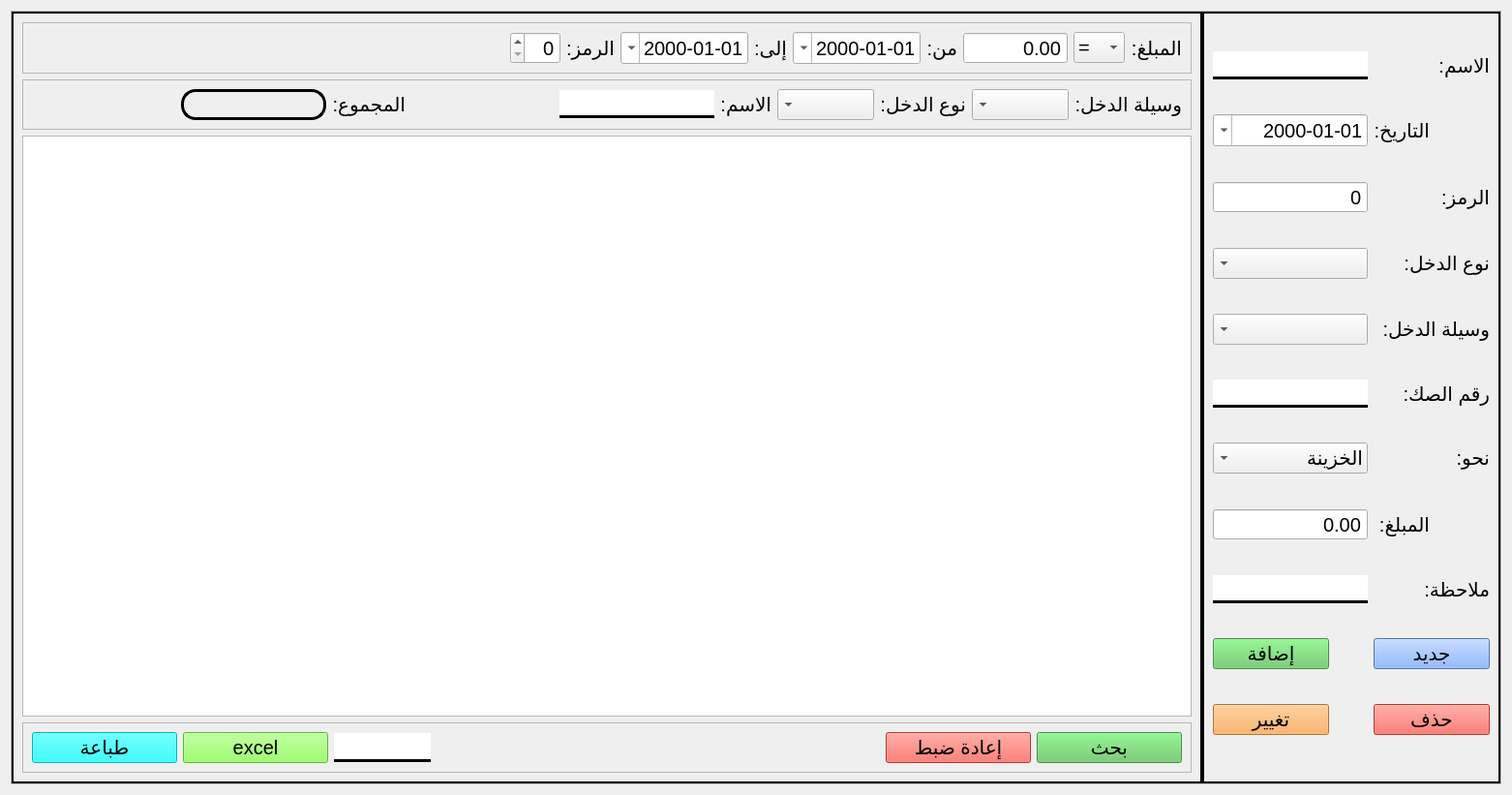
<?xml version="1.0" encoding="UTF-8"?>
<ui version="4.0">
 <class>enterymoney</class>
 <widget class="QWidget" name="enterymoney">
  <property name="geometry">
   <rect>
    <x>0</x>
    <y>0</y>
    <width>1562</width>
    <height>821</height>
   </rect>
  </property>
  <property name="windowTitle">
   <string>Form</string>
  </property>
  <layout class="QVBoxLayout" name="verticalLayout">
   <item>
    <widget class="QStackedWidget" name="stackedWidget">
     <property name="sizePolicy">
      <sizepolicy hsizetype="Preferred" vsizetype="Expanding">
       <horstretch>0</horstretch>
       <verstretch>0</verstretch>
      </sizepolicy>
     </property>
     <property name="minimumSize">
      <size>
       <width>0</width>
       <height>100</height>
      </size>
     </property>
     <property name="font">
      <font>
       <pointsize>25</pointsize>
      </font>
     </property>
     <property name="frameShape">
      <enum>QFrame::Shape::StyledPanel</enum>
     </property>
     <property name="frameShadow">
      <enum>QFrame::Shadow::Raised</enum>
     </property>
     <property name="currentIndex">
      <number>0</number>
     </property>
     <widget class="QWidget" name="stackedWidgetPage1">
      <layout class="QHBoxLayout" name="horizontalLayout">
       <property name="spacing">
        <number>0</number>
       </property>
       <property name="leftMargin">
        <number>0</number>
       </property>
       <property name="topMargin">
        <number>0</number>
       </property>
       <property name="rightMargin">
        <number>0</number>
       </property>
       <property name="bottomMargin">
        <number>0</number>
       </property>
       <item>
        <widget class="QFrame" name="frame_3">
         <property name="sizePolicy">
          <sizepolicy hsizetype="Expanding" vsizetype="Expanding">
           <horstretch>0</horstretch>
           <verstretch>0</verstretch>
          </sizepolicy>
         </property>
         <property name="frameShape">
          <enum>QFrame::Shape::Box</enum>
         </property>
         <property name="frameShadow">
          <enum>QFrame::Shadow::Plain</enum>
         </property>
         <property name="lineWidth">
          <number>2</number>
         </property>
         <layout class="QVBoxLayout" name="verticalLayout_2">
          <item>
           <widget class="QFrame" name="frame_5">
            <property name="frameShape">
             <enum>QFrame::Shape::StyledPanel</enum>
            </property>
            <property name="frameShadow">
             <enum>QFrame::Shadow::Raised</enum>
            </property>
            <layout class="QHBoxLayout" name="horizontalLayout_4">
             <item>
              <spacer name="horizontalSpacer_4">
               <property name="orientation">
                <enum>Qt::Orientation::Horizontal</enum>
               </property>
               <property name="sizeHint" stdset="0">
                <size>
                 <width>40</width>
                 <height>20</height>
                </size>
               </property>
              </spacer>
             </item>
             <item>
              <widget class="QSpinBox" name="code">
               <property name="font">
                <font>
                 <pointsize>15</pointsize>
                </font>
               </property>
               <property name="layoutDirection">
                <enum>Qt::LayoutDirection::RightToLeft</enum>
               </property>
               <property name="alignment">
                <set>Qt::AlignmentFlag::AlignRight|Qt::AlignmentFlag::AlignTrailing|Qt::AlignmentFlag::AlignVCenter</set>
               </property>
              </widget>
             </item>
             <item>
              <widget class="QLabel" name="label_12">
               <property name="font">
                <font>
                 <pointsize>15</pointsize>
                </font>
               </property>
               <property name="text">
                <string>الرمز:</string>
               </property>
              </widget>
             </item>
             <item>
              <widget class="QDateEdit" name="to">
               <property name="font">
                <font>
                 <pointsize>15</pointsize>
                </font>
               </property>
               <property name="layoutDirection">
                <enum>Qt::LayoutDirection::RightToLeft</enum>
               </property>
               <property name="alignment">
                <set>Qt::AlignmentFlag::AlignRight|Qt::AlignmentFlag::AlignTrailing|Qt::AlignmentFlag::AlignVCenter</set>
               </property>
               <property name="displayFormat">
                <string>dd-MM-yyyy</string>
               </property>
               <property name="calendarPopup">
                <bool>true</bool>
               </property>
              </widget>
             </item>
             <item>
              <widget class="QLabel" name="label_8">
               <property name="font">
                <font>
                 <pointsize>15</pointsize>
                </font>
               </property>
               <property name="text">
                <string>إلى:</string>
               </property>
              </widget>
             </item>
             <item>
              <widget class="QDateEdit" name="du">
               <property name="font">
                <font>
                 <pointsize>15</pointsize>
                </font>
               </property>
               <property name="layoutDirection">
                <enum>Qt::LayoutDirection::RightToLeft</enum>
               </property>
               <property name="alignment">
                <set>Qt::AlignmentFlag::AlignRight|Qt::AlignmentFlag::AlignTrailing|Qt::AlignmentFlag::AlignVCenter</set>
               </property>
               <property name="displayFormat">
                <string>dd-MM-yyyy</string>
               </property>
               <property name="calendarPopup">
                <bool>true</bool>
               </property>
              </widget>
             </item>
             <item>
              <widget class="QLabel" name="label_9">
               <property name="font">
                <font>
                 <pointsize>15</pointsize>
                </font>
               </property>
               <property name="text">
                <string>من:</string>
               </property>
              </widget>
             </item>
             <item>
              <widget class="QDoubleSpinBox" name="price_search">
               <property name="maximumSize">
                <size>
                 <width>160</width>
                 <height>16777215</height>
                </size>
               </property>
               <property name="font">
                <font>
                 <pointsize>15</pointsize>
                </font>
               </property>
               <property name="layoutDirection">
                <enum>Qt::LayoutDirection::RightToLeft</enum>
               </property>
               <property name="alignment">
                <set>Qt::AlignmentFlag::AlignRight|Qt::AlignmentFlag::AlignTrailing|Qt::AlignmentFlag::AlignVCenter</set>
               </property>
               <property name="buttonSymbols">
                <enum>QAbstractSpinBox::ButtonSymbols::NoButtons</enum>
               </property>
               <property name="maximum">
                <double>111111111111111108609788692728926699520.000000000000000</double>
               </property>
              </widget>
             </item>
             <item>
              <widget class="QComboBox" name="operatore">
               <property name="font">
                <font>
                 <pointsize>15</pointsize>
                </font>
               </property>
               <property name="layoutDirection">
                <enum>Qt::LayoutDirection::LeftToRight</enum>
               </property>
               <item>
                <property name="text">
                 <string>=</string>
                </property>
               </item>
               <item>
                <property name="text">
                 <string>&lt;</string>
                </property>
               </item>
               <item>
                <property name="text">
                 <string>&gt;</string>
                </property>
               </item>
               <item>
                <property name="text">
                 <string>&gt;=</string>
                </property>
               </item>
               <item>
                <property name="text">
                 <string>&lt;=</string>
                </property>
               </item>
              </widget>
             </item>
             <item>
              <widget class="QLabel" name="label_7">
               <property name="font">
                <font>
                 <pointsize>15</pointsize>
                </font>
               </property>
               <property name="text">
                <string>المبلغ:</string>
               </property>
              </widget>
             </item>
            </layout>
           </widget>
          </item>
          <item>
           <widget class="QFrame" name="frame_6">
            <property name="frameShape">
             <enum>QFrame::Shape::StyledPanel</enum>
            </property>
            <property name="frameShadow">
             <enum>QFrame::Shadow::Raised</enum>
            </property>
            <layout class="QHBoxLayout" name="horizontalLayout_2">
             <item>
              <spacer name="horizontalSpacer_6">
               <property name="orientation">
                <enum>Qt::Orientation::Horizontal</enum>
               </property>
               <property name="sizeHint" stdset="0">
                <size>
                 <width>40</width>
                 <height>20</height>
                </size>
               </property>
              </spacer>
             </item>
             <item>
              <widget class="QLabel" name="total">
               <property name="minimumSize">
                <size>
                 <width>150</width>
                 <height>0</height>
                </size>
               </property>
               <property name="maximumSize">
                <size>
                 <width>16777215</width>
                 <height>50</height>
                </size>
               </property>
               <property name="font">
                <font>
                 <pointsize>15</pointsize>
                </font>
               </property>
               <property name="styleSheet">
                <string notr="true">border: 3px solid black; 
border-radius: 15px</string>
               </property>
               <property name="text">
                <string/>
               </property>
               <property name="alignment">
                <set>Qt::AlignmentFlag::AlignCenter</set>
               </property>
              </widget>
             </item>
             <item>
              <widget class="QLabel" name="label_17">
               <property name="font">
                <font>
                 <pointsize>15</pointsize>
                </font>
               </property>
               <property name="text">
                <string>المجموع:</string>
               </property>
              </widget>
             </item>
             <item>
              <spacer name="horizontalSpacer_10">
               <property name="orientation">
                <enum>Qt::Orientation::Horizontal</enum>
               </property>
               <property name="sizeHint" stdset="0">
                <size>
                 <width>52</width>
                 <height>20</height>
                </size>
               </property>
              </spacer>
             </item>
             <item>
              <widget class="QLineEdit" name="name_search">
               <property name="maximumSize">
                <size>
                 <width>160</width>
                 <height>16777215</height>
                </size>
               </property>
               <property name="font">
                <font>
                 <pointsize>15</pointsize>
                </font>
               </property>
               <property name="styleSheet">
                <string notr="true">border: 3px solid black;
border-left: none;
border-right: none;
border-top: none 
</string>
               </property>
              </widget>
             </item>
             <item>
              <widget class="QLabel" name="label_18">
               <property name="font">
                <font>
                 <pointsize>15</pointsize>
                </font>
               </property>
               <property name="text">
                <string>الاسم:</string>
               </property>
              </widget>
             </item>
             <item>
              <widget class="QComboBox" name="type_search">
               <property name="font">
                <font>
                 <pointsize>15</pointsize>
                </font>
               </property>
               <property name="layoutDirection">
                <enum>Qt::LayoutDirection::RightToLeft</enum>
               </property>
              </widget>
             </item>
             <item>
              <widget class="QLabel" name="label_10">
               <property name="font">
                <font>
                 <pointsize>15</pointsize>
                </font>
               </property>
               <property name="text">
                <string>نوع الدخل:</string>
               </property>
              </widget>
             </item>
             <item>
              <widget class="QComboBox" name="way_search">
               <property name="font">
                <font>
                 <pointsize>15</pointsize>
                </font>
               </property>
               <property name="layoutDirection">
                <enum>Qt::LayoutDirection::RightToLeft</enum>
               </property>
              </widget>
             </item>
             <item>
              <widget class="QLabel" name="label_11">
               <property name="font">
                <font>
                 <pointsize>15</pointsize>
                </font>
               </property>
               <property name="text">
                <string>وسيلة الدخل:</string>
               </property>
              </widget>
             </item>
            </layout>
           </widget>
          </item>
          <item>
           <widget class="QTableView" name="tbl">
            <property name="font">
             <font>
              <pointsize>15</pointsize>
             </font>
            </property>
            <property name="layoutDirection">
             <enum>Qt::LayoutDirection::RightToLeft</enum>
            </property>
            <property name="editTriggers">
             <set>QAbstractItemView::EditTrigger::NoEditTriggers</set>
            </property>
            <property name="alternatingRowColors">
             <bool>true</bool>
            </property>
            <property name="selectionMode">
             <enum>QAbstractItemView::SelectionMode::SingleSelection</enum>
            </property>
            <property name="selectionBehavior">
             <enum>QAbstractItemView::SelectionBehavior::SelectRows</enum>
            </property>
            <property name="verticalScrollMode">
             <enum>QAbstractItemView::ScrollMode::ScrollPerPixel</enum>
            </property>
            <property name="horizontalScrollMode">
             <enum>QAbstractItemView::ScrollMode::ScrollPerPixel</enum>
            </property>
            <property name="showGrid">
             <bool>false</bool>
            </property>
            <attribute name="horizontalHeaderMinimumSectionSize">
             <number>150</number>
            </attribute>
            <attribute name="horizontalHeaderDefaultSectionSize">
             <number>150</number>
            </attribute>
            <attribute name="verticalHeaderCascadingSectionResizes">
             <bool>true</bool>
            </attribute>
            <attribute name="verticalHeaderDefaultSectionSize">
             <number>35</number>
            </attribute>
           </widget>
          </item>
          <item>
           <widget class="QFrame" name="frame_7">
            <property name="frameShape">
             <enum>QFrame::Shape::StyledPanel</enum>
            </property>
            <property name="frameShadow">
             <enum>QFrame::Shadow::Raised</enum>
            </property>
            <layout class="QHBoxLayout" name="horizontalLayout_3">
             <item>
              <widget class="QPushButton" name="printing_btn">
               <property name="minimumSize">
                <size>
                 <width>150</width>
                 <height>30</height>
                </size>
               </property>
               <property name="font">
                <font>
                 <pointsize>15</pointsize>
                </font>
               </property>
               <property name="styleSheet">
                <string notr="true">background-color: rgb(0, 255, 255);</string>
               </property>
               <property name="text">
                <string>طباعة</string>
               </property>
               <property name="shortcut">
                <string>Ctrl+P</string>
               </property>
              </widget>
             </item>
             <item>
              <widget class="QPushButton" name="export_btn">
               <property name="minimumSize">
                <size>
                 <width>150</width>
                 <height>30</height>
                </size>
               </property>
               <property name="font">
                <font>
                 <pointsize>15</pointsize>
                </font>
               </property>
               <property name="styleSheet">
                <string notr="true">background-color: rgb(127, 255, 67);</string>
               </property>
               <property name="text">
                <string>excel</string>
               </property>
               <property name="shortcut">
                <string>Ctrl+E</string>
               </property>
              </widget>
             </item>
             <item>
              <widget class="QLineEdit" name="bill_code">
               <property name="minimumSize">
                <size>
                 <width>100</width>
                 <height>30</height>
                </size>
               </property>
               <property name="maximumSize">
                <size>
                 <width>100</width>
                 <height>16777215</height>
                </size>
               </property>
               <property name="font">
                <font>
                 <pointsize>15</pointsize>
                </font>
               </property>
               <property name="styleSheet">
                <string notr="true">border: 3px solid black;
border-left: none;
border-right: none;
border-top: none 
</string>
               </property>
              </widget>
             </item>
             <item>
              <spacer name="horizontalSpacer_3">
               <property name="orientation">
                <enum>Qt::Orientation::Horizontal</enum>
               </property>
               <property name="sizeHint" stdset="0">
                <size>
                 <width>40</width>
                 <height>20</height>
                </size>
               </property>
              </spacer>
             </item>
             <item>
              <widget class="QPushButton" name="reset_btn">
               <property name="minimumSize">
                <size>
                 <width>150</width>
                 <height>30</height>
                </size>
               </property>
               <property name="font">
                <font>
                 <pointsize>15</pointsize>
                </font>
               </property>
               <property name="styleSheet">
                <string notr="true">background-color: rgb(252, 73, 60);</string>
               </property>
               <property name="text">
                <string>إعادة ضبط</string>
               </property>
               <property name="shortcut">
                <string>Esc</string>
               </property>
              </widget>
             </item>
             <item>
              <widget class="QPushButton" name="search_btn">
               <property name="minimumSize">
                <size>
                 <width>150</width>
                 <height>30</height>
                </size>
               </property>
               <property name="font">
                <font>
                 <pointsize>15</pointsize>
                </font>
               </property>
               <property name="styleSheet">
                <string notr="true">background-color: rgb(94, 197, 93);</string>
               </property>
               <property name="text">
                <string>بحث</string>
               </property>
               <property name="shortcut">
                <string>Return</string>
               </property>
              </widget>
             </item>
            </layout>
           </widget>
          </item>
         </layout>
        </widget>
       </item>
       <item>
        <widget class="QFrame" name="frame_4">
         <property name="sizePolicy">
          <sizepolicy hsizetype="Fixed" vsizetype="Preferred">
           <horstretch>0</horstretch>
           <verstretch>0</verstretch>
          </sizepolicy>
         </property>
         <property name="maximumSize">
          <size>
           <width>520</width>
           <height>16777215</height>
          </size>
         </property>
         <property name="frameShape">
          <enum>QFrame::Shape::Box</enum>
         </property>
         <property name="frameShadow">
          <enum>QFrame::Shadow::Plain</enum>
         </property>
         <property name="lineWidth">
          <number>2</number>
         </property>
         <layout class="QGridLayout" name="gridLayout">
          <item row="0" column="0">
           <widget class="QLineEdit" name="name">
            <property name="maximumSize">
             <size>
              <width>160</width>
              <height>16777215</height>
             </size>
            </property>
            <property name="font">
             <font>
              <pointsize>15</pointsize>
             </font>
            </property>
            <property name="styleSheet">
             <string notr="true">border: 3px solid black;
border-left: none;
border-right: none;
border-top: none 
</string>
            </property>
           </widget>
          </item>
          <item row="0" column="2">
           <widget class="QLabel" name="label_16">
            <property name="font">
             <font>
              <pointsize>15</pointsize>
             </font>
            </property>
            <property name="text">
             <string>الاسم:</string>
            </property>
           </widget>
          </item>
          <item row="1" column="0">
           <widget class="QDateEdit" name="date">
            <property name="maximumSize">
             <size>
              <width>160</width>
              <height>16777215</height>
             </size>
            </property>
            <property name="font">
             <font>
              <pointsize>15</pointsize>
             </font>
            </property>
            <property name="layoutDirection">
             <enum>Qt::LayoutDirection::RightToLeft</enum>
            </property>
            <property name="alignment">
             <set>Qt::AlignmentFlag::AlignRight|Qt::AlignmentFlag::AlignTrailing|Qt::AlignmentFlag::AlignVCenter</set>
            </property>
            <property name="displayFormat">
             <string>dd-MM-yyyy</string>
            </property>
            <property name="calendarPopup">
             <bool>true</bool>
            </property>
           </widget>
          </item>
          <item row="1" column="1">
           <widget class="QLabel" name="label_2">
            <property name="font">
             <font>
              <pointsize>15</pointsize>
             </font>
            </property>
            <property name="text">
             <string>التاريخ:</string>
            </property>
           </widget>
          </item>
          <item row="2" column="0">
           <widget class="QSpinBox" name="code_input">
            <property name="maximumSize">
             <size>
              <width>160</width>
              <height>16777215</height>
             </size>
            </property>
            <property name="font">
             <font>
              <pointsize>15</pointsize>
             </font>
            </property>
            <property name="layoutDirection">
             <enum>Qt::LayoutDirection::RightToLeft</enum>
            </property>
            <property name="alignment">
             <set>Qt::AlignmentFlag::AlignRight|Qt::AlignmentFlag::AlignTrailing|Qt::AlignmentFlag::AlignVCenter</set>
            </property>
            <property name="buttonSymbols">
             <enum>QAbstractSpinBox::ButtonSymbols::NoButtons</enum>
            </property>
           </widget>
          </item>
          <item row="2" column="2">
           <widget class="QLabel" name="label_19">
            <property name="font">
             <font>
              <pointsize>15</pointsize>
             </font>
            </property>
            <property name="text">
             <string>الرمز:</string>
            </property>
           </widget>
          </item>
          <item row="3" column="0">
           <widget class="QComboBox" name="type">
            <property name="maximumSize">
             <size>
              <width>160</width>
              <height>16777215</height>
             </size>
            </property>
            <property name="font">
             <font>
              <pointsize>15</pointsize>
             </font>
            </property>
            <property name="layoutDirection">
             <enum>Qt::LayoutDirection::RightToLeft</enum>
            </property>
            <property name="editable">
             <bool>false</bool>
            </property>
           </widget>
          </item>
          <item row="3" column="1" colspan="2">
           <widget class="QLabel" name="label_3">
            <property name="font">
             <font>
              <pointsize>15</pointsize>
             </font>
            </property>
            <property name="text">
             <string>نوع الدخل:</string>
            </property>
           </widget>
          </item>
          <item row="4" column="0">
           <widget class="QComboBox" name="way">
            <property name="maximumSize">
             <size>
              <width>160</width>
              <height>16777215</height>
             </size>
            </property>
            <property name="font">
             <font>
              <pointsize>15</pointsize>
             </font>
            </property>
            <property name="layoutDirection">
             <enum>Qt::LayoutDirection::RightToLeft</enum>
            </property>
           </widget>
          </item>
          <item row="4" column="1" colspan="2">
           <widget class="QLabel" name="label_4">
            <property name="font">
             <font>
              <pointsize>15</pointsize>
             </font>
            </property>
            <property name="text">
             <string>وسيلة الدخل:</string>
            </property>
           </widget>
          </item>
          <item row="5" column="0">
           <widget class="QLineEdit" name="nb_cheque">
            <property name="maximumSize">
             <size>
              <width>160</width>
              <height>16777215</height>
             </size>
            </property>
            <property name="font">
             <font>
              <pointsize>15</pointsize>
             </font>
            </property>
            <property name="styleSheet">
             <string notr="true">border: 3px solid black;
border-left: none;
border-right: none;
border-top: none 
</string>
            </property>
           </widget>
          </item>
          <item row="5" column="1" colspan="2">
           <widget class="QLabel" name="label_15">
            <property name="font">
             <font>
              <pointsize>15</pointsize>
             </font>
            </property>
            <property name="text">
             <string>رقم الصك:</string>
            </property>
           </widget>
          </item>
          <item row="6" column="0">
           <widget class="QComboBox" name="bank_caisse">
            <property name="maximumSize">
             <size>
              <width>160</width>
              <height>16777215</height>
             </size>
            </property>
            <property name="font">
             <font>
              <pointsize>15</pointsize>
             </font>
            </property>
            <property name="layoutDirection">
             <enum>Qt::LayoutDirection::RightToLeft</enum>
            </property>
            <item>
             <property name="text">
              <string>الخزينة</string>
             </property>
            </item>
            <item>
             <property name="text">
              <string>البنك</string>
             </property>
            </item>
           </widget>
          </item>
          <item row="6" column="2">
           <widget class="QLabel" name="label_13">
            <property name="font">
             <font>
              <pointsize>15</pointsize>
             </font>
            </property>
            <property name="text">
             <string>نحو:</string>
            </property>
           </widget>
          </item>
          <item row="7" column="0">
           <widget class="QDoubleSpinBox" name="price">
            <property name="maximumSize">
             <size>
              <width>160</width>
              <height>16777215</height>
             </size>
            </property>
            <property name="font">
             <font>
              <pointsize>15</pointsize>
             </font>
            </property>
            <property name="layoutDirection">
             <enum>Qt::LayoutDirection::RightToLeft</enum>
            </property>
            <property name="alignment">
             <set>Qt::AlignmentFlag::AlignRight|Qt::AlignmentFlag::AlignTrailing|Qt::AlignmentFlag::AlignVCenter</set>
            </property>
            <property name="buttonSymbols">
             <enum>QAbstractSpinBox::ButtonSymbols::NoButtons</enum>
            </property>
            <property name="maximum">
             <double>111111111111111108609788692728926699520.000000000000000</double>
            </property>
           </widget>
          </item>
          <item row="7" column="1">
           <widget class="QLabel" name="label_5">
            <property name="font">
             <font>
              <pointsize>15</pointsize>
             </font>
            </property>
            <property name="text">
             <string>المبلغ:</string>
            </property>
           </widget>
          </item>
          <item row="8" column="0">
           <widget class="QLineEdit" name="note">
            <property name="maximumSize">
             <size>
              <width>160</width>
              <height>16777215</height>
             </size>
            </property>
            <property name="font">
             <font>
              <pointsize>15</pointsize>
             </font>
            </property>
            <property name="styleSheet">
             <string notr="true">border: 3px solid black;
border-left: none;
border-right: none;
border-top: none 
</string>
            </property>
           </widget>
          </item>
          <item row="8" column="1" colspan="2">
           <widget class="QLabel" name="label_6">
            <property name="font">
             <font>
              <pointsize>15</pointsize>
             </font>
            </property>
            <property name="text">
             <string>ملاحظة:</string>
            </property>
           </widget>
          </item>
          <item row="9" column="0">
           <widget class="QPushButton" name="add_btn">
            <property name="minimumSize">
             <size>
              <width>120</width>
              <height>30</height>
             </size>
            </property>
            <property name="maximumSize">
             <size>
              <width>120</width>
              <height>16777215</height>
             </size>
            </property>
            <property name="font">
             <font>
              <pointsize>15</pointsize>
             </font>
            </property>
            <property name="styleSheet">
             <string notr="true">background-color: rgb(95, 199, 94);</string>
            </property>
            <property name="text">
             <string>إضافة</string>
            </property>
           </widget>
          </item>
          <item row="9" column="1" colspan="2">
           <widget class="QPushButton" name="new_btn">
            <property name="minimumSize">
             <size>
              <width>120</width>
              <height>30</height>
             </size>
            </property>
            <property name="maximumSize">
             <size>
              <width>250</width>
              <height>16777215</height>
             </size>
            </property>
            <property name="font">
             <font>
              <pointsize>15</pointsize>
             </font>
            </property>
            <property name="styleSheet">
             <string notr="true">background-color: rgb(111, 162, 255);</string>
            </property>
            <property name="text">
             <string>جديد</string>
            </property>
           </widget>
          </item>
          <item row="10" column="0">
           <widget class="QPushButton" name="update_btn">
            <property name="minimumSize">
             <size>
              <width>120</width>
              <height>30</height>
             </size>
            </property>
            <property name="maximumSize">
             <size>
              <width>120</width>
              <height>16777215</height>
             </size>
            </property>
            <property name="font">
             <font>
              <pointsize>15</pointsize>
             </font>
            </property>
            <property name="styleSheet">
             <string notr="true">background-color: rgb(255, 160, 65);</string>
            </property>
            <property name="text">
             <string>تغيير</string>
            </property>
           </widget>
          </item>
          <item row="10" column="1" colspan="2">
           <widget class="QPushButton" name="delete_btn">
            <property name="minimumSize">
             <size>
              <width>120</width>
              <height>30</height>
             </size>
            </property>
            <property name="maximumSize">
             <size>
              <width>120</width>
              <height>16777215</height>
             </size>
            </property>
            <property name="font">
             <font>
              <pointsize>15</pointsize>
             </font>
            </property>
            <property name="styleSheet">
             <string notr="true">background-color: rgb(255, 74, 61);</string>
            </property>
            <property name="text">
             <string>حذف</string>
            </property>
           </widget>
          </item>
         </layout>
        </widget>
       </item>
      </layout>
     </widget>
     <widget class="QWidget" name="page">
      <layout class="QVBoxLayout" name="verticalLayout_3">
       <item>
        <widget class="QTextEdit" name="printing_plain">
         <property name="minimumSize">
          <size>
           <width>700</width>
           <height>0</height>
          </size>
         </property>
         <property name="font">
          <font>
           <pointsize>12</pointsize>
          </font>
         </property>
         <property name="layoutDirection">
          <enum>Qt::LayoutDirection::RightToLeft</enum>
         </property>
         <property name="readOnly">
          <bool>true</bool>
         </property>
        </widget>
       </item>
       <item>
        <widget class="QFrame" name="frame_19">
         <property name="frameShape">
          <enum>QFrame::Shape::StyledPanel</enum>
         </property>
         <property name="frameShadow">
          <enum>QFrame::Shadow::Raised</enum>
         </property>
         <layout class="QHBoxLayout" name="horizontalLayout_14">
          <item>
           <spacer name="horizontalSpacer_15">
            <property name="orientation">
             <enum>Qt::Orientation::Horizontal</enum>
            </property>
            <property name="sizeHint" stdset="0">
             <size>
              <width>40</width>
              <height>20</height>
             </size>
            </property>
           </spacer>
          </item>
          <item>
           <widget class="QPushButton" name="cancel">
            <property name="minimumSize">
             <size>
              <width>150</width>
              <height>30</height>
             </size>
            </property>
            <property name="font">
             <font>
              <pointsize>15</pointsize>
             </font>
            </property>
            <property name="styleSheet">
             <string notr="true">background-color: rgb(255, 93, 29);</string>
            </property>
            <property name="text">
             <string>إلغاء</string>
            </property>
            <property name="shortcut">
             <string>Esc</string>
            </property>
           </widget>
          </item>
          <item>
           <spacer name="horizontalSpacer_16">
            <property name="orientation">
             <enum>Qt::Orientation::Horizontal</enum>
            </property>
            <property name="sizeType">
             <enum>QSizePolicy::Policy::Fixed</enum>
            </property>
            <property name="sizeHint" stdset="0">
             <size>
              <width>40</width>
              <height>20</height>
             </size>
            </property>
           </spacer>
          </item>
          <item>
           <widget class="QPushButton" name="printing">
            <property name="minimumSize">
             <size>
              <width>150</width>
              <height>30</height>
             </size>
            </property>
            <property name="font">
             <font>
              <pointsize>15</pointsize>
             </font>
            </property>
            <property name="styleSheet">
             <string notr="true">background-color: rgb(143, 255, 52);</string>
            </property>
            <property name="text">
             <string>طباعة</string>
            </property>
           </widget>
          </item>
          <item>
           <spacer name="horizontalSpacer_14">
            <property name="orientation">
             <enum>Qt::Orientation::Horizontal</enum>
            </property>
            <property name="sizeHint" stdset="0">
             <size>
              <width>40</width>
              <height>20</height>
             </size>
            </property>
           </spacer>
          </item>
         </layout>
        </widget>
       </item>
      </layout>
     </widget>
    </widget>
   </item>
  </layout>
 </widget>
 <resources/>
 <connections/>
</ui>
